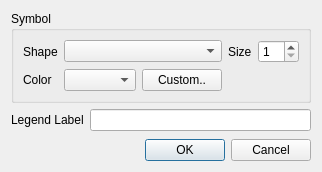
<?xml version="1.0" encoding="UTF-8"?>
<ui version="4.0">
 <class>PlotPropertiesUI</class>
 <widget class="QDialog" name="PlotPropertiesUI">
  <property name="geometry">
   <rect>
    <x>0</x>
    <y>0</y>
    <width>319</width>
    <height>172</height>
   </rect>
  </property>
  <property name="sizePolicy">
   <sizepolicy hsizetype="Fixed" vsizetype="Fixed">
    <horstretch>0</horstretch>
    <verstretch>0</verstretch>
   </sizepolicy>
  </property>
  <property name="windowTitle">
   <string>Modify Plot Properties</string>
  </property>
  <property name="windowIcon">
   <iconset resource="main_resources.qrc">
    <normaloff>:/res/ball.ico</normaloff>:/res/ball.ico</iconset>
  </property>
  <layout class="QGridLayout" name="gridLayout_3">
   <item row="0" column="0">
    <widget class="QGroupBox" name="groupBox">
     <property name="title">
      <string>Symbol</string>
     </property>
     <layout class="QGridLayout" name="gridLayout_2">
      <item row="0" column="0">
       <layout class="QGridLayout" name="gridLayout">
        <item row="0" column="0">
         <widget class="QLabel" name="label_2">
          <property name="text">
           <string>Shape</string>
          </property>
         </widget>
        </item>
        <item row="0" column="1" colspan="2">
         <widget class="QComboBox" name="cbShape"/>
        </item>
        <item row="0" column="3" alignment="Qt::AlignRight">
         <widget class="QLabel" name="label_4">
          <property name="text">
           <string>Size</string>
          </property>
         </widget>
        </item>
        <item row="0" column="4">
         <widget class="QSpinBox" name="sbSize">
          <property name="minimum">
           <number>1</number>
          </property>
          <property name="maximum">
           <number>72</number>
          </property>
         </widget>
        </item>
        <item row="1" column="0">
         <widget class="QLabel" name="label_3">
          <property name="text">
           <string>Color</string>
          </property>
         </widget>
        </item>
        <item row="1" column="1">
         <widget class="QComboBox" name="cbColor"/>
        </item>
        <item row="1" column="2">
         <widget class="QPushButton" name="cmdCustom">
          <property name="text">
           <string>Custom..</string>
          </property>
         </widget>
        </item>
       </layout>
      </item>
     </layout>
    </widget>
   </item>
   <item row="1" column="0">
    <layout class="QHBoxLayout" name="horizontalLayout">
     <item>
      <widget class="QLabel" name="label">
       <property name="text">
        <string>Legend Label</string>
       </property>
      </widget>
     </item>
     <item>
      <widget class="QLineEdit" name="txtLegend"/>
     </item>
    </layout>
   </item>
   <item row="2" column="0">
    <spacer name="verticalSpacer">
     <property name="orientation">
      <enum>Qt::Vertical</enum>
     </property>
     <property name="sizeHint" stdset="0">
      <size>
       <width>20</width>
       <height>120</height>
      </size>
     </property>
    </spacer>
   </item>
   <item row="3" column="0">
    <widget class="QDialogButtonBox" name="buttonBox">
     <property name="orientation">
      <enum>Qt::Horizontal</enum>
     </property>
     <property name="standardButtons">
      <set>QDialogButtonBox::Cancel|QDialogButtonBox::Ok</set>
     </property>
    </widget>
   </item>
  </layout>
 </widget>
 <resources>
  <include location="main_resources.qrc"/>
 </resources>
 <connections>
  <connection>
   <sender>buttonBox</sender>
   <signal>accepted()</signal>
   <receiver>PlotPropertiesUI</receiver>
   <slot>accept()</slot>
   <hints>
    <hint type="sourcelabel">
     <x>248</x>
     <y>254</y>
    </hint>
    <hint type="destinationlabel">
     <x>157</x>
     <y>274</y>
    </hint>
   </hints>
  </connection>
  <connection>
   <sender>buttonBox</sender>
   <signal>rejected()</signal>
   <receiver>PlotPropertiesUI</receiver>
   <slot>reject()</slot>
   <hints>
    <hint type="sourcelabel">
     <x>316</x>
     <y>260</y>
    </hint>
    <hint type="destinationlabel">
     <x>286</x>
     <y>274</y>
    </hint>
   </hints>
  </connection>
 </connections>
</ui>
